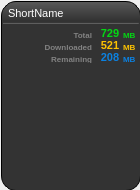
<?xml version="1.0" encoding="UTF-8"?>
<ui version="4.0">
 <class>tsucard</class>
 <widget class="QWidget" name="tsucard">
  <property name="geometry">
   <rect>
    <x>0</x>
    <y>0</y>
    <width>140</width>
    <height>190</height>
   </rect>
  </property>
  <property name="minimumSize">
   <size>
    <width>140</width>
    <height>190</height>
   </size>
  </property>
  <property name="maximumSize">
   <size>
    <width>140</width>
    <height>190</height>
   </size>
  </property>
  <property name="windowTitle">
   <string>Form</string>
  </property>
  <property name="autoFillBackground">
   <bool>false</bool>
  </property>
  <widget class="QFrame" name="frame">
   <property name="geometry">
    <rect>
     <x>1</x>
     <y>1</y>
     <width>140</width>
     <height>190</height>
    </rect>
   </property>
   <property name="minimumSize">
    <size>
     <width>140</width>
     <height>190</height>
    </size>
   </property>
   <property name="maximumSize">
    <size>
     <width>140</width>
     <height>190</height>
    </size>
   </property>
   <property name="styleSheet">
    <string notr="true">/*background: qlineargradient( x1:0 y1:0, x2:1 y2:0, stop:0 cyan, stop:1 blue);*/
QFrame#frame {
    background-color: qlineargradient(spread:pad, x1:0, y1:0, x2:0, y2:1, stop:0 rgba(90, 90, 90, 255), stop:0.1 rgba(51, 51, 51, 255), stop:1 rgba(51, 51, 51, 255));}

QFrame#frame {
    border-width: 1px;
    border-style: solid;
    border-radius: 15px;
}
</string>
   </property>
   <property name="frameShape">
    <enum>QFrame::StyledPanel</enum>
   </property>
   <property name="frameShadow">
    <enum>QFrame::Raised</enum>
   </property>
   <property name="lineWidth">
    <number>2</number>
   </property>
   <layout class="QVBoxLayout" name="verticalLayout_3">
    <property name="spacing">
     <number>1</number>
    </property>
    <property name="leftMargin">
     <number>1</number>
    </property>
    <property name="topMargin">
     <number>1</number>
    </property>
    <property name="rightMargin">
     <number>1</number>
    </property>
    <property name="bottomMargin">
     <number>1</number>
    </property>
    <item>
     <layout class="QHBoxLayout" name="head">
      <property name="spacing">
       <number>0</number>
      </property>
      <item>
       <widget class="QLabel" name="lblTitle">
        <property name="enabled">
         <bool>true</bool>
        </property>
        <property name="minimumSize">
         <size>
          <width>110</width>
          <height>18</height>
         </size>
        </property>
        <property name="maximumSize">
         <size>
          <width>110</width>
          <height>18</height>
         </size>
        </property>
        <property name="font">
         <font>
          <pointsize>8</pointsize>
          <kerning>true</kerning>
         </font>
        </property>
        <property name="cursor">
         <cursorShape>PointingHandCursor</cursorShape>
        </property>
        <property name="styleSheet">
         <string notr="true">color: rgb(255, 255, 255);
margin: 1px, 0px, 0px, 6px;
background-color:transparent;</string>
        </property>
        <property name="lineWidth">
         <number>0</number>
        </property>
        <property name="text">
         <string>ShortName</string>
        </property>
        <property name="textFormat">
         <enum>Qt::PlainText</enum>
        </property>
        <property name="alignment">
         <set>Qt::AlignLeading|Qt::AlignLeft|Qt::AlignTop</set>
        </property>
        <property name="indent">
         <number>-1</number>
        </property>
       </widget>
      </item>
      <item>
       <widget class="QPushButton" name="btnCancel" native="true">
        <property name="minimumSize">
         <size>
          <width>18</width>
          <height>18</height>
         </size>
        </property>
        <property name="maximumSize">
         <size>
          <width>18</width>
          <height>18</height>
         </size>
        </property>
        <property name="cursor">
         <cursorShape>PointingHandCursor</cursorShape>
        </property>
        <property name="styleSheet">
         <string notr="true">border:none;
padding:0px;
background-repeat: no-repeat;
margin: 0px, 0px, 2px, 0px;
background-color:transparent;
background-image: url(:/images/x.png);
background-position: center center;</string>
        </property>
       </widget>
      </item>
     </layout>
    </item>
    <item>
     <widget class="Line" name="line">
      <property name="styleSheet">
       <string notr="true">background-color: rgb(82, 82, 82);
margin: 2px,4px,2px,0px;</string>
      </property>
      <property name="orientation">
       <enum>Qt::Horizontal</enum>
      </property>
     </widget>
    </item>
    <item>
     <layout class="QHBoxLayout" name="info">
      <property name="spacing">
       <number>0</number>
      </property>
      <item>
       <widget class="QWidget" name="imgStreaming" native="true">
        <property name="minimumSize">
         <size>
          <width>40</width>
          <height>40</height>
         </size>
        </property>
        <property name="maximumSize">
         <size>
          <width>40</width>
          <height>40</height>
         </size>
        </property>
        <property name="styleSheet">
         <string notr="true">border:none;
background-repeat: no-repeat;
background-position: center center;
background-image: url(:/images/tsu_streaming_off.png);
background-color:transparent;</string>
        </property>
       </widget>
      </item>
      <item>
       <layout class="QVBoxLayout" name="verticalLayout">
        <property name="spacing">
         <number>0</number>
        </property>
        <property name="sizeConstraint">
         <enum>QLayout::SetDefaultConstraint</enum>
        </property>
        <item>
         <layout class="QHBoxLayout" name="horizontalLayout">
          <item>
           <widget class="QLabel" name="lblTotal">
            <property name="minimumSize">
             <size>
              <width>56</width>
              <height>10</height>
             </size>
            </property>
            <property name="maximumSize">
             <size>
              <width>56</width>
              <height>10</height>
             </size>
            </property>
            <property name="font">
             <font>
              <pointsize>6</pointsize>
              <weight>75</weight>
              <bold>true</bold>
             </font>
            </property>
            <property name="styleSheet">
             <string notr="true">color: rgb(130, 130, 130);
background-color:transparent;
padding-top:3px;
padding-right:5px</string>
            </property>
            <property name="lineWidth">
             <number>0</number>
            </property>
            <property name="text">
             <string>Total</string>
            </property>
            <property name="alignment">
             <set>Qt::AlignRight|Qt::AlignTrailing|Qt::AlignVCenter</set>
            </property>
            <property name="margin">
             <number>0</number>
            </property>
           </widget>
          </item>
          <item>
           <widget class="QLabel" name="txtTotal">
            <property name="minimumSize">
             <size>
              <width>22</width>
              <height>10</height>
             </size>
            </property>
            <property name="maximumSize">
             <size>
              <width>22</width>
              <height>10</height>
             </size>
            </property>
            <property name="font">
             <font>
              <family>MS Shell Dlg 2</family>
              <pointsize>8</pointsize>
              <weight>75</weight>
              <bold>true</bold>
              <stylestrategy>PreferAntialias</stylestrategy>
              <kerning>true</kerning>
             </font>
            </property>
            <property name="styleSheet">
             <string notr="true">color: rgb(3, 215, 19);
background-color:transparent;</string>
            </property>
            <property name="lineWidth">
             <number>0</number>
            </property>
            <property name="text">
             <string>729</string>
            </property>
            <property name="scaledContents">
             <bool>false</bool>
            </property>
            <property name="alignment">
             <set>Qt::AlignCenter</set>
            </property>
           </widget>
          </item>
          <item>
           <widget class="QLabel" name="txtTotalUnit">
            <property name="minimumSize">
             <size>
              <width>17</width>
              <height>10</height>
             </size>
            </property>
            <property name="maximumSize">
             <size>
              <width>17</width>
              <height>10</height>
             </size>
            </property>
            <property name="font">
             <font>
              <pointsize>6</pointsize>
              <weight>75</weight>
              <bold>true</bold>
              <kerning>true</kerning>
             </font>
            </property>
            <property name="styleSheet">
             <string notr="true">color: rgb(3, 215, 19);
background-color:transparent;
padding-top:3px</string>
            </property>
            <property name="lineWidth">
             <number>0</number>
            </property>
            <property name="text">
             <string>MB</string>
            </property>
            <property name="margin">
             <number>0</number>
            </property>
           </widget>
          </item>
         </layout>
        </item>
        <item>
         <layout class="QHBoxLayout" name="horizontalLayout_2">
          <item>
           <widget class="QLabel" name="lblDownloaded">
            <property name="minimumSize">
             <size>
              <width>56</width>
              <height>10</height>
             </size>
            </property>
            <property name="maximumSize">
             <size>
              <width>56</width>
              <height>10</height>
             </size>
            </property>
            <property name="font">
             <font>
              <pointsize>6</pointsize>
              <weight>75</weight>
              <bold>true</bold>
             </font>
            </property>
            <property name="styleSheet">
             <string notr="true">color: rgb(130, 130, 130);
background-color:transparent;padding-top:3px;padding-right:5px</string>
            </property>
            <property name="lineWidth">
             <number>0</number>
            </property>
            <property name="text">
             <string>Downloaded</string>
            </property>
            <property name="alignment">
             <set>Qt::AlignRight|Qt::AlignTrailing|Qt::AlignVCenter</set>
            </property>
           </widget>
          </item>
          <item>
           <widget class="QLabel" name="txtDownloaded">
            <property name="minimumSize">
             <size>
              <width>22</width>
              <height>10</height>
             </size>
            </property>
            <property name="maximumSize">
             <size>
              <width>22</width>
              <height>10</height>
             </size>
            </property>
            <property name="font">
             <font>
              <pointsize>8</pointsize>
              <weight>75</weight>
              <bold>true</bold>
              <strikeout>false</strikeout>
              <stylestrategy>PreferAntialias</stylestrategy>
             </font>
            </property>
            <property name="styleSheet">
             <string notr="true">color: rgb(253, 194, 1);
background-color:transparent;</string>
            </property>
            <property name="lineWidth">
             <number>0</number>
            </property>
            <property name="text">
             <string>521</string>
            </property>
            <property name="alignment">
             <set>Qt::AlignCenter</set>
            </property>
           </widget>
          </item>
          <item>
           <widget class="QLabel" name="txtDownloadedUnit">
            <property name="minimumSize">
             <size>
              <width>17</width>
              <height>10</height>
             </size>
            </property>
            <property name="maximumSize">
             <size>
              <width>17</width>
              <height>10</height>
             </size>
            </property>
            <property name="font">
             <font>
              <pointsize>6</pointsize>
              <weight>75</weight>
              <bold>true</bold>
              <strikeout>false</strikeout>
             </font>
            </property>
            <property name="styleSheet">
             <string notr="true">color: rgb(253, 194, 1);
background-color:transparent;
padding-top:3px</string>
            </property>
            <property name="lineWidth">
             <number>0</number>
            </property>
            <property name="text">
             <string>MB</string>
            </property>
           </widget>
          </item>
         </layout>
        </item>
        <item>
         <layout class="QHBoxLayout" name="horizontalLayout_3">
          <item>
           <widget class="QLabel" name="lblRemaining">
            <property name="minimumSize">
             <size>
              <width>56</width>
              <height>11</height>
             </size>
            </property>
            <property name="maximumSize">
             <size>
              <width>56</width>
              <height>11</height>
             </size>
            </property>
            <property name="font">
             <font>
              <pointsize>6</pointsize>
              <weight>75</weight>
              <bold>true</bold>
             </font>
            </property>
            <property name="styleSheet">
             <string notr="true">color: rgb(130, 130, 130);
background-color:transparent;padding-top:2px;padding-right:5px;</string>
            </property>
            <property name="lineWidth">
             <number>0</number>
            </property>
            <property name="text">
             <string>Remaining</string>
            </property>
            <property name="alignment">
             <set>Qt::AlignRight|Qt::AlignTrailing|Qt::AlignVCenter</set>
            </property>
            <property name="margin">
             <number>0</number>
            </property>
           </widget>
          </item>
          <item>
           <widget class="QLabel" name="txtRemaining">
            <property name="minimumSize">
             <size>
              <width>22</width>
              <height>10</height>
             </size>
            </property>
            <property name="maximumSize">
             <size>
              <width>22</width>
              <height>10</height>
             </size>
            </property>
            <property name="font">
             <font>
              <pointsize>8</pointsize>
              <weight>75</weight>
              <bold>true</bold>
              <stylestrategy>PreferAntialias</stylestrategy>
             </font>
            </property>
            <property name="styleSheet">
             <string notr="true">color: rgb(11, 129, 225);
background-color:transparent;</string>
            </property>
            <property name="lineWidth">
             <number>0</number>
            </property>
            <property name="text">
             <string>208</string>
            </property>
            <property name="alignment">
             <set>Qt::AlignCenter</set>
            </property>
           </widget>
          </item>
          <item>
           <widget class="QLabel" name="txtRemainingUnit">
            <property name="minimumSize">
             <size>
              <width>17</width>
              <height>10</height>
             </size>
            </property>
            <property name="maximumSize">
             <size>
              <width>17</width>
              <height>10</height>
             </size>
            </property>
            <property name="font">
             <font>
              <pointsize>6</pointsize>
              <weight>75</weight>
              <bold>true</bold>
             </font>
            </property>
            <property name="styleSheet">
             <string notr="true">color: rgb(11, 129, 225);
background-color:transparent;
padding-top:3px</string>
            </property>
            <property name="lineWidth">
             <number>0</number>
            </property>
            <property name="text">
             <string>MB</string>
            </property>
           </widget>
          </item>
         </layout>
        </item>
       </layout>
      </item>
     </layout>
    </item>
    <item>
     <layout class="QGridLayout" name="circle">
      <property name="spacing">
       <number>0</number>
      </property>
      <item row="0" column="0">
       <widget class="QWidget" name="bkgContainet" native="true">
        <property name="minimumSize">
         <size>
          <width>132</width>
          <height>60</height>
         </size>
        </property>
        <property name="maximumSize">
         <size>
          <width>132</width>
          <height>60</height>
         </size>
        </property>
        <property name="styleSheet">
         <string notr="true">border:none;
padding:0px;
background-repeat: no-repeat;
background-color:transparent;</string>
        </property>
        <widget class="QWidget" name="bkgArrow" native="true">
         <property name="geometry">
          <rect>
           <x>0</x>
           <y>12</y>
           <width>132</width>
           <height>37</height>
          </rect>
         </property>
         <property name="styleSheet">
          <string notr="true">border:none;
padding:0px;
background-repeat: no-repeat;
background-position: center center;
background-color:transparent;
background-image: url(:/images/bkg1.png);</string>
         </property>
        </widget>
        <widget class="QWidget" name="bkgCircle" native="true">
         <property name="geometry">
          <rect>
           <x>0</x>
           <y>0</y>
           <width>132</width>
           <height>60</height>
          </rect>
         </property>
         <property name="minimumSize">
          <size>
           <width>132</width>
           <height>60</height>
          </size>
         </property>
         <property name="maximumSize">
          <size>
           <width>132</width>
           <height>60</height>
          </size>
         </property>
         <property name="styleSheet">
          <string notr="true">border:none;
padding:0px;
background-repeat: no-repeat;
background-position: center center;
background-image: url(:/images/pb3.png);
background-color:transparent;</string>
         </property>
        </widget>
       </widget>
      </item>
     </layout>
    </item>
    <item>
     <layout class="QVBoxLayout" name="footer">
      <property name="spacing">
       <number>0</number>
      </property>
      <item>
       <spacer name="verticalSpacer">
        <property name="orientation">
         <enum>Qt::Vertical</enum>
        </property>
        <property name="sizeHint" stdset="0">
         <size>
          <width>20</width>
          <height>40</height>
         </size>
        </property>
       </spacer>
      </item>
      <item>
       <widget class="QWidget" name="widget" native="true">
        <property name="minimumSize">
         <size>
          <width>0</width>
          <height>30</height>
         </size>
        </property>
        <property name="maximumSize">
         <size>
          <width>16777215</width>
          <height>30</height>
         </size>
        </property>
        <property name="styleSheet">
         <string notr="true">border:none;
padding:0px;
background-repeat: no-repeat;
background-color:transparent;
background-image: url(:/images/bkg2.png);
</string>
        </property>
        <widget class="QPushButton" name="btnPause">
         <property name="geometry">
          <rect>
           <x>27</x>
           <y>7</y>
           <width>15</width>
           <height>15</height>
          </rect>
         </property>
         <property name="cursor">
          <cursorShape>PointingHandCursor</cursorShape>
         </property>
         <property name="styleSheet">
          <string notr="true">border:none;
background-image: url(:/images/pause.png);
padding:0px;
background-repeat: no-repeat;
background-position: center center;
background-color:transparent;
</string>
         </property>
         <property name="text">
          <string/>
         </property>
         <property name="iconSize">
          <size>
           <width>15</width>
           <height>15</height>
          </size>
         </property>
        </widget>
        <widget class="QPushButton" name="btnResume">
         <property name="geometry">
          <rect>
           <x>44</x>
           <y>7</y>
           <width>15</width>
           <height>15</height>
          </rect>
         </property>
         <property name="cursor">
          <cursorShape>PointingHandCursor</cursorShape>
         </property>
         <property name="styleSheet">
          <string notr="true">border:none;
background-image: url(:/images/resume.png);
padding:0px;
background-repeat: no-repeat;
background-position: center center;
background-color:transparent;
</string>
         </property>
         <property name="text">
          <string/>
         </property>
         <property name="iconSize">
          <size>
           <width>15</width>
           <height>15</height>
          </size>
         </property>
        </widget>
       </widget>
      </item>
     </layout>
    </item>
   </layout>
  </widget>
 </widget>
 <resources/>
 <connections/>
</ui>
